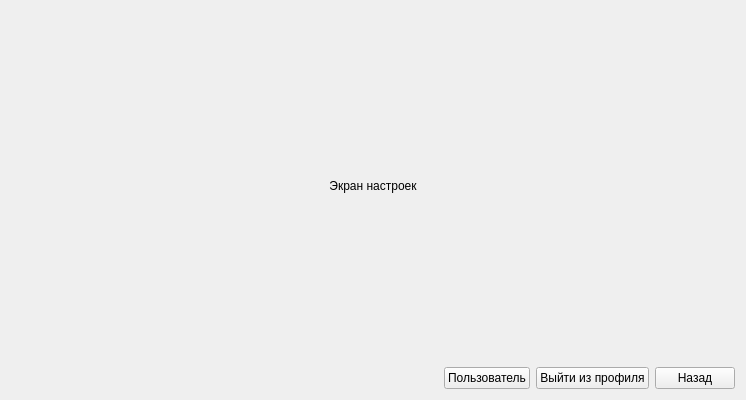
<?xml version="1.0" encoding="UTF-8"?>
<ui version="4.0">
 <class>SettingScreen</class>
 <widget class="QWidget" name="SettingScreen">
  <property name="geometry">
   <rect>
    <x>0</x>
    <y>0</y>
    <width>746</width>
    <height>400</height>
   </rect>
  </property>
  <property name="windowTitle">
   <string>Form</string>
  </property>
  <layout class="QGridLayout" name="gridLayout" rowstretch="20,1">
   <item row="0" column="0">
    <widget class="QLabel" name="label">
     <property name="text">
      <string>Экран настроек</string>
     </property>
     <property name="alignment">
      <set>Qt::AlignCenter</set>
     </property>
    </widget>
   </item>
   <item row="1" column="0">
    <layout class="QHBoxLayout" name="horizontalLayout">
     <item>
      <spacer name="horizontalSpacer">
       <property name="orientation">
        <enum>Qt::Horizontal</enum>
       </property>
       <property name="sizeHint" stdset="0">
        <size>
         <width>40</width>
         <height>20</height>
        </size>
       </property>
      </spacer>
     </item>
     <item>
      <widget class="QPushButton" name="toUserScreenButton">
       <property name="text">
        <string>Пользователь</string>
       </property>
      </widget>
     </item>
     <item>
      <widget class="QPushButton" name="logoutButton">
       <property name="text">
        <string>Выйти из профиля</string>
       </property>
      </widget>
     </item>
     <item>
      <widget class="QPushButton" name="backButton">
       <property name="text">
        <string>Назад</string>
       </property>
      </widget>
     </item>
    </layout>
   </item>
  </layout>
 </widget>
 <resources/>
 <connections/>
</ui>
